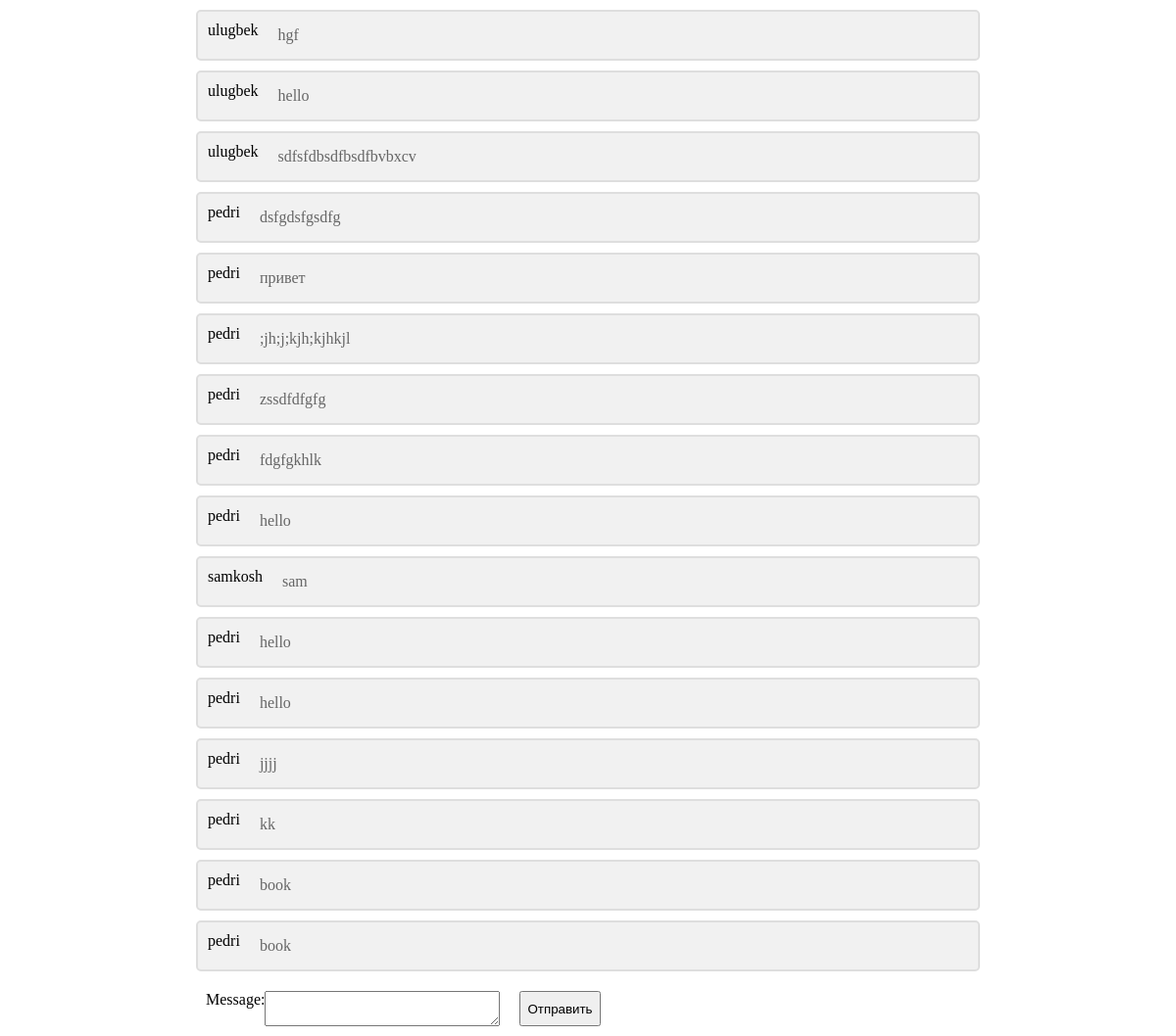
The page /libraries/chat (signed in) on the database as committed earlier.
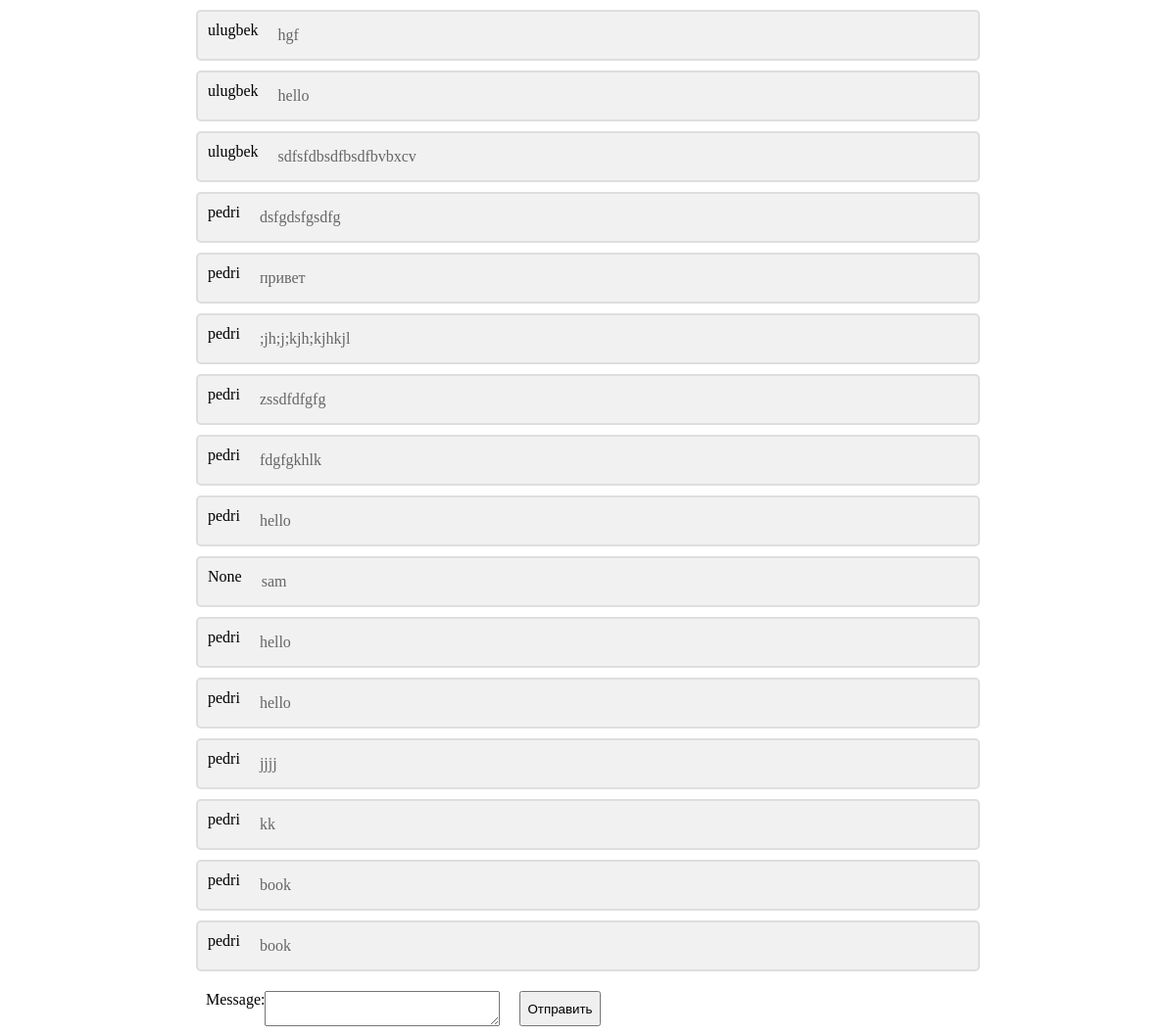
The same page on the database as committed later.
### libraries/models.py (models this page shows, shortened)
class Chat(models.Model):
    customer = models.ForeignKey(Customer, on_delete=models.CASCADE, null=True, blank=True)
    message = models.TextField()
    posted_at = models.DateTimeField(auto_now=True, null=True)

class Customer(models.Model):
    user = models.OneToOneField(User, null=True, blank=True, on_delete=models.CASCADE)
    name = models.CharField(max_length=200, null=True)
    phone = models.CharField(max_length=200, null=True, blank=True)
    email = models.CharField(max_length=200, null=True, blank=True)
    profile_pic = models.ImageField(null=True, blank=True, upload_to='profiles/', default="/profiles/user-default.png")
    faculty = models.ForeignKey(Faculty, on_delete=models.CASCADE, blank=True, null=True)
    date_created = models.DateTimeField(auto_now_add=True, null=True)
    class Meta:
        verbose_name = "Библотекар"
        verbose_name_plural = "Библотекар"

### libraries/decorators.py (the view)
        def wrapper_func(request, *args, **kwargs):
            group = None
            if request.user.groups.exists():
                group = request.user.groups.all()[0].name
            if group in allowed_roles:
                return view_func(request, *args, **kwargs)
            else:
                return HttpResponse('Нет доступа для админа')

### libraries/forms.py
class ChatForm(forms.ModelForm):
    class Meta:
        model = Chat
        fields = ('message',)

### libraries/views.py (called while the page is built, shortened)
@login_required(login_url='login')
@allowed_users(allowed_roles=['customer'])
def chat(request):
    chat = Chat.objects.all()
    form = ChatForm()
    context = {'form': form, 'chat': chat}
    return render(request, 'chat.html', context)

### libraries/templates/chat.html (shortened to what this page needs)
<!doctype html>
<html lang="en">
<head>
</head>
<body>
        {% for chat_v in chat %}
        {% if chat_v.user.is_staff %}
        {{ chat_v.user }}
        {% else %}
        <div class="container">
            <div class="chat_avatar">{{ chat_v.customer.user }}</div>
        {% endif %}
        <p class="chat_text">{{ chat_v.message }}</p>
        </div>
        {% endfor %}
        <div>
            <form class="chat_add" action="" method="POST" enctype="multipart/form-data">
                <div class="chat_value"> {{ form }}
                    <input type="submit" value="Отправить">
                </div>
            </form>
        </div>
</body>
</html>

Rows that differ between the two databases and show on the page:
changed through a linked row, Chat "sam": customer.user "samkosh" → "None"
